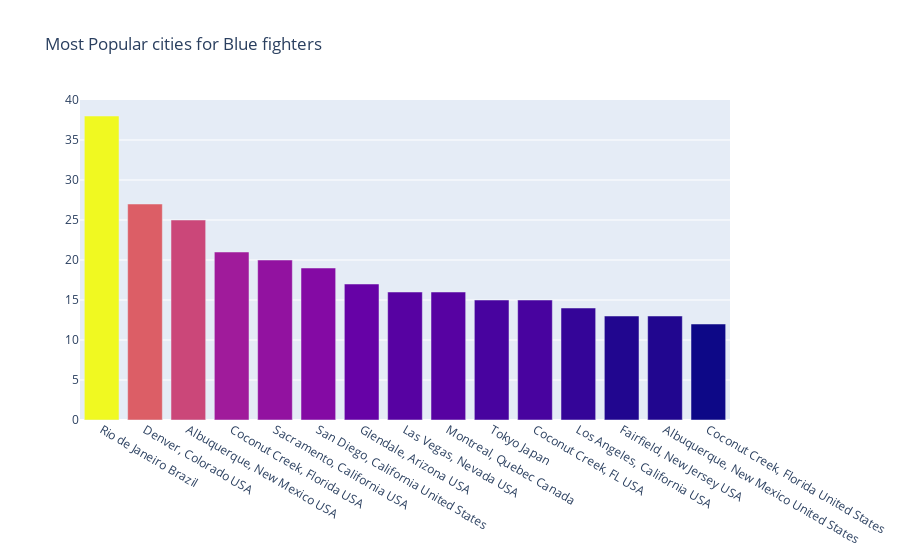

Notebook code cell kept with this figure:
### Code cell
cnt_srs = df['B_Location'].value_counts().head(15)

trace = go.Bar(
    x=cnt_srs.index,
    y=cnt_srs.values,
    marker=dict(
        color=cnt_srs.values,
    ),
)

layout = go.Layout(
    title='Most Popular cities for Blue fighters'
)

data = [trace]
fig = go.Figure(data=data, layout=layout)
offline.iplot(fig, filename="Ratio")

### Figure 1 — Plotly figure (JSON) as saved in the notebook; plotly's stock layout.template omitted (floating-point values rounded to 4 significant figures)
{"data": [{"marker": {"color": [38, 27, 25, 21, 20, 19, 17, 16, 16, 15, 15, 14, 13, 13, 12]}, "x": ["Rio de Janeiro Brazil", "Denver, Colorado USA", "Albuquerque, New Mexico USA", "Coconut Creek, Florida USA", "Sacramento, California USA", "San Diego, California United States", "Glendale, Arizona USA", "Las Vegas, Nevada USA", "Montreal, Quebec Canada", "Tokyo Japan", "Coconut Creek, FL USA", "Los Angeles, California USA", "Fairfield, New Jersey USA", "Albuquerque, New Mexico United States", "Coconut Creek, Florida United States"], "y": [38, 27, 25, 21, 20, 19, 17, 16, 16, 15, 15, 14, 13, 13, 12], "type": "bar"}], "layout": {"title": {"text": "Most Popular cities for Blue fighters"}}}
